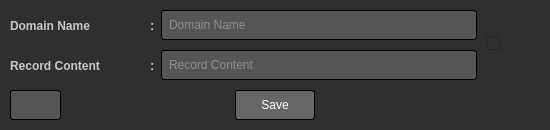
<?xml version="1.0" encoding="UTF-8"?>
<ui version="4.0">
 <class>Dialog</class>
 <widget class="QDialog" name="Dialog">
  <property name="geometry">
   <rect>
    <x>0</x>
    <y>0</y>
    <width>550</width>
    <height>130</height>
   </rect>
  </property>
  <property name="minimumSize">
   <size>
    <width>550</width>
    <height>130</height>
   </size>
  </property>
  <property name="maximumSize">
   <size>
    <width>550</width>
    <height>130</height>
   </size>
  </property>
  <property name="windowTitle">
   <string>DNS Record Type</string>
  </property>
  <property name="windowIcon">
   <iconset>
    <normaloff>img/icon.ico</normaloff>img/icon.ico</iconset>
  </property>
  <property name="styleSheet">
   <string notr="true">QWidget{
background-color:rgb(47, 47, 47);
color:rgb(200, 200, 200)
}
QTabWidget::pane {
	border: 1px solid rgb(128, 128, 128);
	border-radius: 3px;
}
QTabBar::tab 
{
    background: #48555E;
    color: white;   
	padding:5px;
    border: 1px solid #000;
	border-top-left-radius: 3px;
	border-top-right-radius: 3px;
}
QTabBar::tab:selected, 
QTabBar::tab:hover 
{
    border-top-color: #1D2A32;
    border-color: #40494E;
    color: black;
    background: qlineargradient(x1: 0, y1: 0, x2: 0, y2: 1, stop: 0 #C1D8E8, stop: 1 #F0F5F8); 
}
QLineEdit, QComboBox{
	background-color: rgb(85,85,85);
	border-color: rgb(0, 0, 0);
	border-width : 1px;
	border-style:inset;
	padding: 5px;
	border-radius:3px;
}
QPushButton{
	background:rgb(102, 102, 102);
	color:rgb(255, 255, 255);
	border-radius:3px;
	padding-top:5px;
	padding-bottom:5px;
	padding-right:10px;
	padding-left:10px;
	border-color: rgb(0, 0, 0);
	border-width : 1px;
	border-style:inset;
}
QPushButton:hover{
	background-color:rgb(128, 128, 128);
}
QPushButton:pressed{
	background-color:#A4A4A4;
	color:#000
}
QLabel{
	border:0px;
}
QCheckBox{
	border:0px;
}
QTextBrowser{
	color: rgb(230, 230, 230);
	padding:10px;
	background-image: url(template/img/logo.png);
	background-repeat: no-repeat;
  	background-attachment: fixed;
 	background-position: center;
}
QGroupBox {
    border: 2px solid gray;
    border-radius: 5px;
    margin-top: 1ex; /* leave space at the top for the title */
}

QGroupBox::title {
    subcontrol-origin: margin;
    subcontrol-position: top center; /* position at the top center */
    padding: 0 5px;
}
QGroupBox::indicator {
    width: 13px;
    height: 13px;
}
QGroupBox#groupBoxNotifications::indicator:unchecked, QGroupBox#groupBoxNotifications::indicator:checked {
	image: url(template/img/notification.png);
}
QGroupBox#groupBoxSettings::indicator:unchecked, QGroupBox#groupBoxSettings::indicator:checked {
	image: url(template/img/settings.png);
}

QGroupBox#groupBoxBrowsers::indicator:unchecked, QGroupBox#groupBoxBrowsers::indicator:checked {
	image: url(template/img/browser.png);
}

QGroupBox#groupBoxTelegram::indicator:unchecked, QGroupBox#groupBoxTelegram::indicator:checked{
	image: url(template/img/telegram.png);
}

QGroupBox#groupBoxAccountSettings::indicator:unchecked, QGroupBox#groupBoxAccountSettings::indicator:checked{
	image: url(template/img/user.png);
}

QMenuBar {
    background-color: rgb(40,40,40);
}
QMenuBar::item {
    padding: 4px 8px;
    background: transparent;
    border-radius: 4px;
}

QMenuBar::item:selected { /* when selected using mouse or keyboard */
    background: rgb(60,60,60);
	color:rgb(200,200,200);
}

QMenuBar::item:pressed {
    background: #888888;
	color: #000;
}
QHeaderView::section, QHeaderView{
	background: #48555E;
	border: 0px;
	padding-left:3px;
}
QHeaderView::item{
	border: 0px;
}
QTableCornerButton::section {
    background: #48555E;
}
QTableWidget{
	border: 1px solid gray;
	border-radius:5px;
}
QTableWidget#tableWidgetPlanetList{
	border: 2px solid gray;
	border-radius:5px;
}
QCheckBox#checkBox::indicator:unchecked {
image: url(Templates/img/proxied_off.png);
}
QCheckBox#checkBox::indicator:checked {
image: url(Templates/img/proxied_on.png);
}</string>
  </property>
  <widget class="QLineEdit" name="lineEditContent">
   <property name="geometry">
    <rect>
     <x>161</x>
     <y>50</y>
     <width>316</width>
     <height>30</height>
    </rect>
   </property>
   <property name="layoutDirection">
    <enum>Qt::LeftToRight</enum>
   </property>
   <property name="placeholderText">
    <string>Record Content</string>
   </property>
  </widget>
  <widget class="QLineEdit" name="lineEditDomain">
   <property name="geometry">
    <rect>
     <x>161</x>
     <y>10</y>
     <width>316</width>
     <height>30</height>
    </rect>
   </property>
   <property name="placeholderText">
    <string>Domain Name</string>
   </property>
  </widget>
  <widget class="QPushButton" name="pushButtonSave">
   <property name="geometry">
    <rect>
     <x>235</x>
     <y>90</y>
     <width>80</width>
     <height>30</height>
    </rect>
   </property>
   <property name="text">
    <string>Save</string>
   </property>
  </widget>
  <widget class="QCheckBox" name="checkBox">
   <property name="geometry">
    <rect>
     <x>486</x>
     <y>26</y>
     <width>55</width>
     <height>35</height>
    </rect>
   </property>
   <property name="text">
    <string/>
   </property>
  </widget>
  <widget class="QLineEdit" name="lineEditID">
   <property name="geometry">
    <rect>
     <x>10</x>
     <y>90</y>
     <width>51</width>
     <height>30</height>
    </rect>
   </property>
   <property name="placeholderText">
    <string/>
   </property>
  </widget>
  <widget class="QLabel" name="label">
   <property name="geometry">
    <rect>
     <x>10</x>
     <y>10</y>
     <width>87</width>
     <height>31</height>
    </rect>
   </property>
   <property name="font">
    <font>
     <pointsize>9</pointsize>
     <weight>75</weight>
     <bold>true</bold>
    </font>
   </property>
   <property name="text">
    <string>Domain Name</string>
   </property>
  </widget>
  <widget class="QLabel" name="label_2">
   <property name="geometry">
    <rect>
     <x>10</x>
     <y>50</y>
     <width>110</width>
     <height>31</height>
    </rect>
   </property>
   <property name="font">
    <font>
     <pointsize>9</pointsize>
     <weight>75</weight>
     <bold>true</bold>
    </font>
   </property>
   <property name="text">
    <string>Record Content</string>
   </property>
  </widget>
  <widget class="QLabel" name="label_11">
   <property name="geometry">
    <rect>
     <x>150</x>
     <y>10</y>
     <width>10</width>
     <height>31</height>
    </rect>
   </property>
   <property name="font">
    <font>
     <pointsize>10</pointsize>
     <weight>75</weight>
     <bold>true</bold>
    </font>
   </property>
   <property name="text">
    <string>:</string>
   </property>
  </widget>
  <widget class="QLabel" name="label_12">
   <property name="geometry">
    <rect>
     <x>150</x>
     <y>50</y>
     <width>10</width>
     <height>31</height>
    </rect>
   </property>
   <property name="font">
    <font>
     <pointsize>10</pointsize>
     <weight>75</weight>
     <bold>true</bold>
    </font>
   </property>
   <property name="text">
    <string>:</string>
   </property>
  </widget>
 </widget>
 <resources/>
 <connections/>
</ui>
